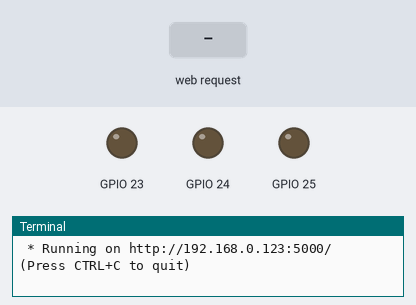
This program was run on a simulated Raspberry Pi (BCM pin numbers). Shown: output pins drawn as LEDs (lit = HIGH), the last lines printed to the terminal. Inputs (shaded band) come from the test bench. The clock reads 2024-03-15 10:24:30 at power-on unless the program sets it.

Above: at 1.2 s.
1.3 s: HTTP request for /23/on received
At 1.6 s:
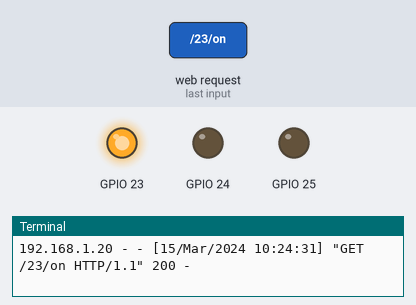
2.8 s: HTTP request for /24/on received
At 4.0 s:
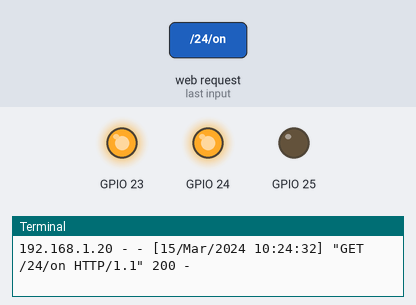
4.3 s: HTTP request for /23/off received
At 5.1 s:
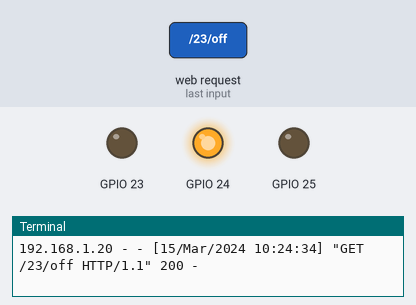
5.8 s: HTTP request for /25/on received
At 6.3 s:
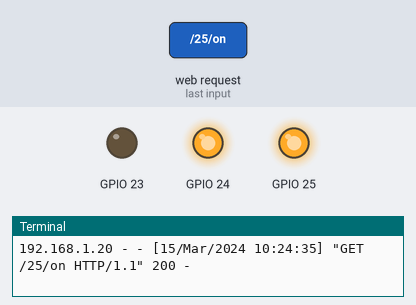
7.3 s: HTTP request for /24/off received
At 8.5 s:
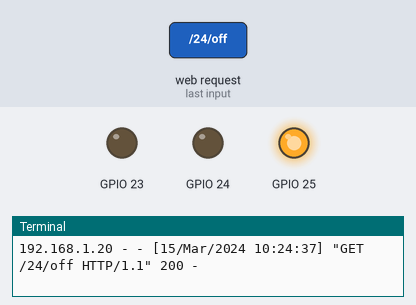
8.8 s: HTTP request for /25/off received
At 9.7 s:
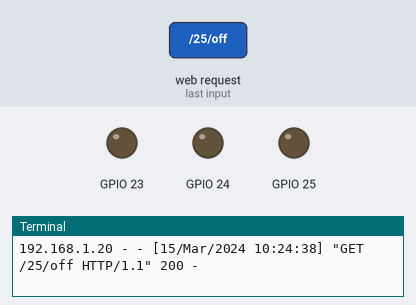
Timing chart, 0 to 11.3 s (numbered marks = the images above; inputs shaded):
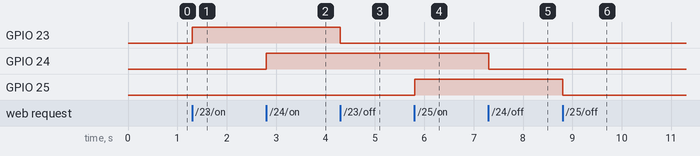

The program:

homeLED.py
```python
import RPi.GPIO as GPIO
from flask import Flask, render_template,request
app = Flask(__name__)

GPIO.setwarnings(False)
GPIO.setmode(GPIO.BCM)

pins={
    23:{'name':'RED LED', 'state':GPIO.LOW},
    24:{'name':'Yellow LED', 'state':GPIO.LOW},
    25:{'name':'Grenn LED', 'state':GPIO.LOW}
}

for pin in pins:
    GPIO.setup(pin,GPIO.OUT)
    GPIO.setup(pin,GPIO.LOW)

@app.route("/")
def main():
    for pin in pins:
        pins[pin]['state']=GPIO.input(pin)
    templateData={
        'pins':pins
    }

    return render_template('homeLED.html',**templateData)

@app.route("/<changePin>/<action>")
def action(changePin,action):
    changePin = int(changePin)
    deviceName = pins[changePin]['name']
    if action =="on":
        GPIO.output(changePin,GPIO.HIGH)
    if action =="off":
        GPIO.output(changePin,GPIO.LOW)
    pins[changePin]['state'] = GPIO.input(changePin)
    templateData={'pins':pins}
    return render_template('homeLED.html',**templateData)

if __name__ == "__main__":
    app.run(host='192.168.0.123',port=5000,debug=False)
```

Measured:
- after the input at 1.3 s, GPIO 23: LOW → HIGH at once
- after the input at 2.8 s, GPIO 24: LOW → HIGH at once
- after the input at 4.3 s, GPIO 23: HIGH → LOW at once
- after the input at 5.8 s, GPIO 25: LOW → HIGH at once
- after the input at 7.3 s, GPIO 24: HIGH → LOW at once
- after the input at 8.8 s, GPIO 25: HIGH → LOW at once
